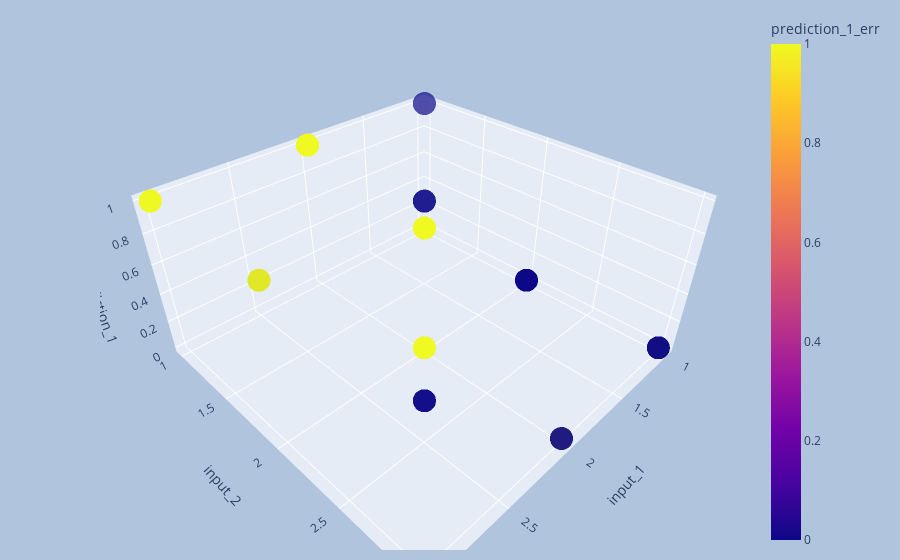

This figure's notebook cell:
### Code cell
interactive_3d_plot(tr_df, 'input_1', 'input_2', 'prediction_1', 'prediction_1_err')

### Figure 1 — Plotly figure (JSON) as saved in the notebook; plotly's stock layout.template omitted (floating-point values rounded to 4 significant figures)
{"data": [{"hovertemplate": "input_1=%{x}<br>input_2=%{y}<br>prediction_1=%{z}<br>prediction_1_err=%{marker.color}<extra></extra>", "legendgroup": "", "marker": {"color": [0, 1, 1, 1, 1, 1, 1, 1, 1, 1, 0, 0, 0, 1, 0, 0, 0, 0, 0, 0, 0, 0, 0, 0, 0, 0, 0, 0, 0, 0, 1, 0, 0, 0, 0, 0, 1, 0, 0, 0, 0, 1, 0, 0, 0, 1, 1, 0, 0, 1, 1, 1, 1, 1, 1, 1, 1, 1, 1, 1, 1, 0, 1, 0, 1, 1, 1, 1, 1, 1, 1, 1, 1, 1, 1, 1, 1, 1, 0, 1, 0, 0, 0, 1, 1, 0, 0, 0, 0, 0, 1, 1, 0, 1, 1, 1, 1, 0, 1, 0, 1, 0, 0, 1, 0, 1, 1, 0, 0, 1, 1, 1, 1, 1, 1, 1, 0, 1, 1, 1, 1, 1, 1, 1], "coloraxis": "coloraxis", "opacity": 0.7, "symbol": "circle"}, "mode": "markers", "name": "", "scene": "scene", "showlegend": false, "type": "scatter3d", "x": [1, 1, 1, 1, 1, 1, 1, 1, 1, 1, 1, 1, 1, 1, 1, 1, 1, 1, 1, 1, 1, 1, 1, 1, 1, 1, 1, 1, 1, 1, 1, 1, 1, 1, 1, 1, 1, 1, 1, 1, 1, 1, 1, 1, 1, 2, 2, 2, 2, 2, 2, 2, 2, 2, 2, 2, 2, 2, 2, 2, 2, 2, 2, 2, 2, 2, 2, 2, 2, 2, 2, 2, 2, 2, 2, 2, 2, 2, 2, 2, 2, 2, 2, 2, 2, 2, 2, 3, 3, 3, 3, 3, 3, 3, 3, 3, 3, 3, 3, 3, 3, 3, 3, 3, 3, 3, 3, 3, 3, 3, 3, 3, 3, 3, 3, 3, 3, 3, 3, 3, 3, 3, 3, 3], "y": [1, 1, 1, 1, 1, 1, 1, 1, 1, 2, 2, 2, 2, 2, 2, 2, 2, 2, 2, 2, 2, 2, 2, 2, 2, 2, 3, 3, 3, 3, 3, 3, 3, 3, 3, 3, 3, 3, 3, 3, 3, 3, 3, 3, 3, 1, 1, 1, 1, 1, 1, 1, 1, 1, 1, 1, 1, 1, 1, 1, 1, 2, 2, 2, 2, 2, 2, 2, 2, 2, 2, 2, 2, 2, 2, 2, 3, 3, 3, 3, 3, 3, 3, 3, 3, 3, 3, 1, 1, 1, 1, 1, 1, 1, 1, 1, 1, 2, 2, 2, 2, 2, 2, 2, 2, 2, 2, 3, 3, 3, 3, 3, 3, 3, 3, 3, 3, 3, 3, 3, 3, 3, 3, 3], "z": [1, 0, 0, 0, 0, 0, 0, 0, 0, 0, 0, 0, 0, 0, 0, 0, 0, 0, 0, 0, 0, 0, 0, 0, 0, 0, 0, 0, 0, 0, 0, 0, 0, 0, 0, 0, 0, 0, 0, 0, 0, 0, 0, 0, 0, 1, 1, 1, 1, 1, 1, 1, 1, 1, 1, 1, 1, 1, 1, 1, 1, 1, 0, 1, 0, 0, 0, 0, 0, 0, 0, 0, 0, 0, 0, 0, 0, 0, 0, 0, 0, 0, 0, 0, 0, 0, 0, 1, 1, 1, 1, 1, 1, 1, 1, 1, 1, 1, 1, 1, 1, 1, 1, 1, 1, 1, 1, 1, 1, 0, 0, 0, 0, 0, 0, 0, 1, 0, 0, 0, 0, 0, 0, 0]}], "layout": {"coloraxis": {"colorbar": {"title": {"text": "prediction_1_err"}}, "colorscale": [[0, "#0d0887"], [0.1111, "#46039f"], [0.2222, "#7201a8"], [0.3333, "#9c179e"], [0.4444, "#bd3786"], [0.5556, "#d8576b"], [0.6667, "#ed7953"], [0.7778, "#fb9f3a"], [0.8889, "#fdca26"], [1, "#f0f921"]]}, "legend": {"tracegroupgap": 0}, "margin": {"b": 10, "l": 100, "r": 100, "t": 10}, "paper_bgcolor": "LightSteelBlue", "scene": {"domain": {"x": [0, 1], "y": [0, 1]}, "xaxis": {"title": {"text": "input_1"}}, "yaxis": {"title": {"text": "input_2"}}, "zaxis": {"title": {"text": "prediction_1"}}}}}
